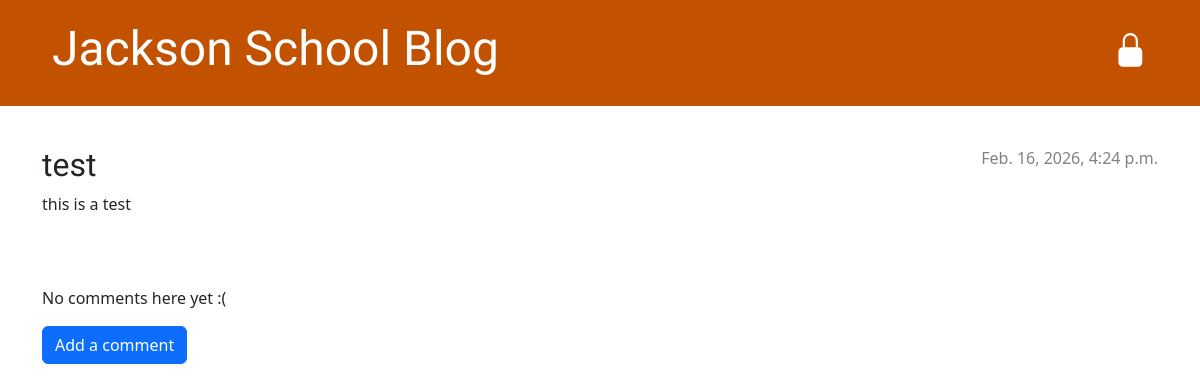
The page /blog/post/1/ on the database as committed earlier.
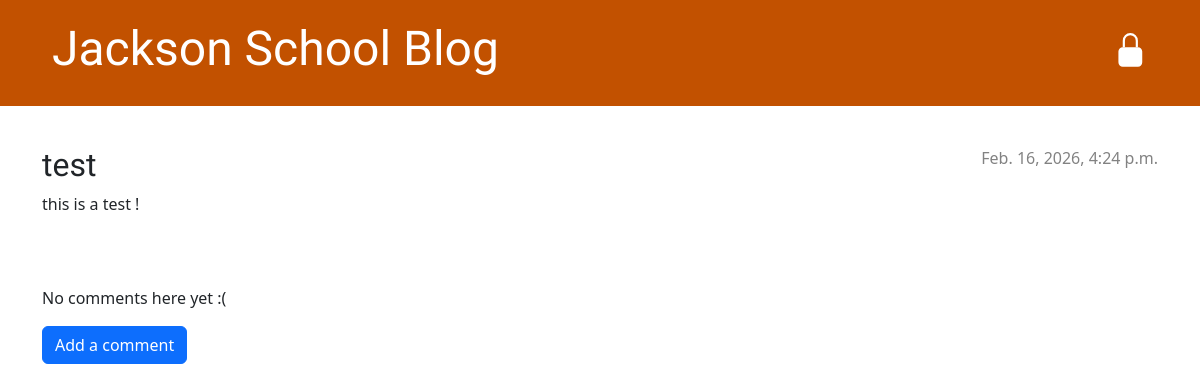
The same page on the database as committed later.
### blog/models.py (models this page shows, shortened)
class Post(models.Model):
    author = models.ForeignKey(settings.AUTH_USER_MODEL, on_delete=models.CASCADE)
    title = models.CharField(max_length=200)
    text = models.TextField()
    created_date = models.DateTimeField(default=timezone.now)
    published_date = models.DateTimeField(blank=True, null=True)

### blog/views.py (the view)
# urls.py: path('post/<int:pk>/', views.post_detail, name='post_detail'),
def post_detail(request, pk):
    post = get_object_or_404(Post, pk=pk)
    return render(request, 'blog/post_detail.html', {'post': post})

### blog/templates/blog/post_detail.html (shortened to what this page needs)
{% extends 'blog/base.html' %}
{% block content %}
<article class="post">
    {% if post.published_date %}
    <div class="date">
        {{ post.published_date }}
    </div>
    {% endif %}
    <h2>{{ post.title }}</h2>
    <p>{{ post.text|linebreaksbr }}</p>
</article>
{% for comment in post.comments.all %}
{% if user.is_authenticated or comment.approved_comment %}
<div class="comment">
    <div class="date">
        {{ comment.created_date }}
        {% if not comment.approved_comment %}
        <a class="btn btn-default" href="{% url 'comment_remove' pk=comment.pk %}">
            {% include './icons/hand-thumbs-down.svg' %}
        </a>
        <a class="btn btn-default" href="{% url 'comment_approve' pk=comment.pk %}">
            {% include './icons/hand-thumbs-up.svg' %}
        </a>
        {% endif %}
    </div>
    <strong>{{ comment.author }}</strong>
    <p>{{ comment.text|linebreaks }}</p>
</div>
{% endif %}
{% empty %}
<p>No comments here yet :(</p>
{% endfor %}
{% if post.published_date %}
<div class="comment-actions">
    <a class="btn btn-primary" href="{% url 'add_comment_to_post' pk=post.pk %}">Add a comment</a>
</div>
{% endif %}
{% endblock %}

Rows that differ between the two databases and show on the page:
changed Post "test": text "this is a test" → "this is a test !"
